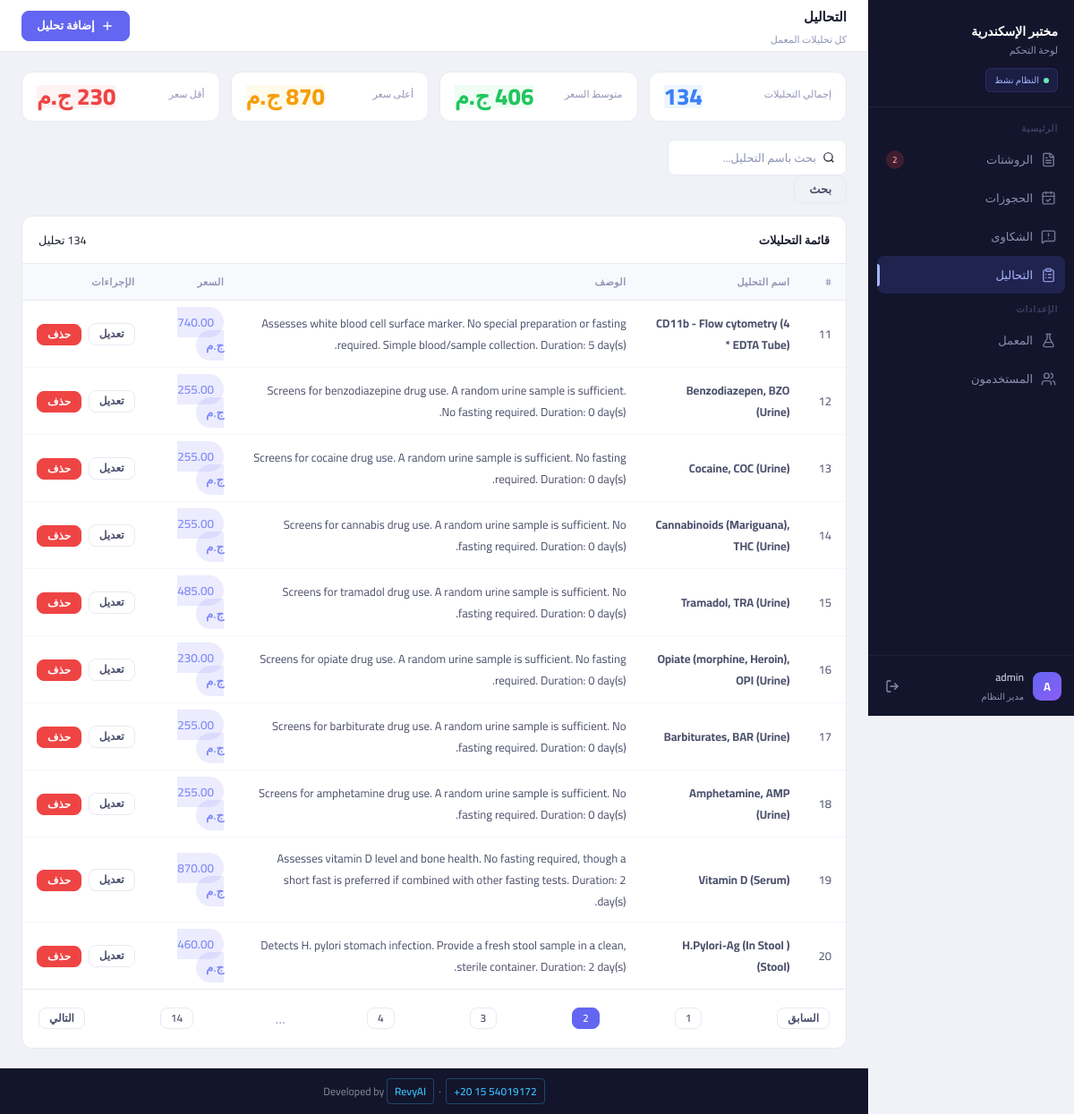
The app's page /services?page=2 (signed in) with its own data.
### models/models.py (models this page shows)
class User(db.Model, UserMixin):
    __tablename__ = "users"
    id = db.Column(db.Integer, primary_key=True)
    username = db.Column(db.String(50), unique=True, nullable=False)
    password = db.Column(db.String(50), nullable=False)

class Service(db.Model):
    __tablename__ = 'services'
    id = db.Column(db.Integer, primary_key=True)
    laboratory_id = db.Column(db.Integer, db.ForeignKey('laboratory.id'), nullable=False)
    name = db.Column(db.String(100), nullable=False)
    description = db.Column(db.String(200))
    price = db.Column(db.Float, nullable=False)

### app.py (the view, shortened to what this page needs)
@app.route('/services')
@login_required
def list_services():
    page = request.args.get('page', 1, type=int)
    search = request.args.get('search', '').strip() or None
    pagination, msg = ServiceService.get_all_services(
        page=page,
        per_page=10,
        search=search
    )
    return render_template(
        'services/list.html',
        services=pagination.items,
        pagination=pagination,
        search=search
    )

### app.py (called while the page is built)
@login_manager.user_loader
def load_user(user_id):
    return db.session.get(User, int(user_id))

@app.context_processor
def inject_globals():
    from models.models import Inquiry, Status
    try:
        pending_count = Inquiry.query.filter_by(status=Status.PENDING).count()
    except Exception:
        pending_count = 0
    return dict(pending_inquiries_count=pending_count)

### software_services/service_services.py (called while the page is built)
    @staticmethod
    def get_all_services(page=1, per_page=10, search=None):
        try:
            query = Service.query
            if search:
                 query = query.filter(Service.name.ilike(f"%{search}%"))
            pagination = query.order_by(Service.id.desc()).paginate(
               page=page,
               per_page=per_page,
               error_out=False
            )
            return pagination, "Success"
        except Exception as e:
            return None, str(e)

### templates/services/list.html (shortened to what this page needs)
{% extends 'base.html' %}
{% block topbar_title %}التحاليل{% endblock %}
{% block topbar_sub %}كل تحليلات المعمل{% endblock %}
{% block topbar_actions %}
  <a href="{{ url_for('create_service') }}" class="btn btn-primary">
    <svg width="16" height="16" fill="none" stroke="currentColor" stroke-width="2" viewBox="0 0 24 24">
      <path d="M12 5v14M5 12h14"/>
    </svg>
    إضافة تحليل
  </a>
{% endblock %}
{% block content %}
<div class="stats-grid">
  <div class="stat-card">
    <div class="stat-label">إجمالي التحليلات</div>
    <div class="stat-value si-blue">{{ pagination.total }}</div>
  </div>
  <div class="stat-card">
    <div class="stat-label">متوسط السعر</div>
    <div class="stat-value si-green">
      {% if services %}
        {{ "%.0f"|format(services|map(attribute='price')|sum / services|length) }} ج.م
      {% else %}
        0 ج.م
      {% endif %}
    </div>
  </div>
  <div class="stat-card">
    <div class="stat-label">أعلى سعر</div>
    <div class="stat-value si-amber">
      {% if services %}
        {{ "%.0f"|format(services|map(attribute='price')|max) }} ج.م
      {% else %}
        0 ج.م
      {% endif %}
    </div>
  </div>
  <div class="stat-card">
    <div class="stat-label">أقل سعر</div>
    <div class="stat-value si-red">
      {% if services %}
        {{ "%.0f"|format(services|map(attribute='price')|min) }} ج.م
      {% else %}
        0 ج.م
      {% endif %}
    </div>
  </div>
</div>
<div class="toolbar">
  <form method="GET" action="{{ url_for('list_services') }}" class="toolbar-left">
    <div class="search-box">
      <svg width="16" height="16" fill="none" stroke="currentColor" stroke-width="2" viewBox="0 0 24 24">
        <circle cx="11" cy="11" r="8"/><path d="m21 21-4.35-4.35"/>
      </svg>
      <input
        type="text"
        name="search"
        placeholder="بحث باسم التحليل..."
        value="{{ search or '' }}"
        class="search-input"
      >
    </div>
    <button type="submit" class="btn btn-ghost">بحث</button>
  </form>
</div>
<div class="card">
  <div class="card-header">
    <span class="card-title">قائمة التحليلات</span>
    <span class="text-muted" style="font-size:.85rem;">{{ pagination.total }} تحليل</span>
  </div>
  <div class="table-wrapper">
    <table class="table">
      <thead>
        <tr>
          <th>#</th>
          <th>اسم التحليل</th>
          <th>الوصف</th>
          <th>السعر</th>
          <th>الإجراءات</th>
        </tr>
      </thead>
      <tbody>
        {% for service in services %}
        <tr>
          <td>{{ loop.index + (pagination.page - 1) * pagination.per_page }}</td>
          <td><strong>{{ service.name }}</strong></td>
          <td class="text-muted">{{ service.description or '—' }}</td>
          <td>
            <span style="
              background: rgba(99,102,241,.12);
              color: #818cf8;
              padding: .25rem .75rem;
              border-radius: 999px;
              font-weight: 600;
              font-size: .9rem;
            ">{{ "%.2f"|format(service.price) }} ج.م</span>
          </td>
          <td>
            <div style="display:flex;gap:.5rem;">
              <a href="{{ url_for('edit_service', service_id=service.id) }}" class="btn btn-ghost btn-sm">تعديل</a>
              <form method="POST" action="{{ url_for('delete_service', service_id=service.id) }}"
                    onsubmit="return confirm('هل أنت متأكد من حذف هذه الخدمة؟')">
                <button type="submit" class="btn btn-danger btn-sm">حذف</button>
              </form>
            </div>
          </td>
        </tr>
        {% endfor %}
      </tbody>
    </table>
  </div>
  {% if pagination.pages > 1 %}
  <div class="pagination">
    {% if pagination.has_prev %}
      <a href="{{ url_for('list_services', page=pagination.prev_num, search=search) }}" class="btn btn-ghost btn-sm">السابق</a>
    {% endif %}
    {% for p in pagination.iter_pages(left_edge=1, right_edge=1, left_current=2, right_current=2) %}
      {% if p %}
        <a href="{{ url_for('list_services', page=p, search=search) }}"
           class="btn btn-sm {% if p == pagination.page %}btn-primary{% else %}btn-ghost{% endif %}">{{ p }}</a>
      {% else %}
        <span style="padding:.25rem .5rem;color:var(--text-muted);">…</span>
      {% endif %}
    {% endfor %}
    {% if pagination.has_next %}
      <a href="{{ url_for('list_services', page=pagination.next_num, search=search) }}" class="btn btn-ghost btn-sm">التالي</a>
    {% endif %}
  </div>
  {% endif %}
</div>
{% endblock %}

### templates/base.html (shortened to what this page needs)
<!DOCTYPE html>
<html lang="ar" dir="rtl">
<head>
  <link rel="stylesheet" href="{{ url_for('static', filename='css/style.css') }}">
</head>
<body>
<aside class="sidebar" id="sidebar">
  <div class="sidebar-logo">
    <div class="lab-name">مختبر الإسكندرية</div>
    <div class="lab-sub">لوحة التحكم</div>
    <div class="sidebar-status">النظام نشط</div>
  </div>
  <div class="nav-section">
    <p class="nav-section-label">الرئيسية</p>
    <a href="{{ url_for('list_inquiries') }}"
       class="nav-item {% if request.endpoint == 'list_inquiries' %}active{% endif %}">
      <i data-lucide="file-text" class="nav-icon"></i>
      الروشتات
      {% if pending_inquiries_count and pending_inquiries_count > 0 %}
      <span class="nav-badge">{{ pending_inquiries_count }}</span>
      {% endif %}
    </a>
    <a href="{{ url_for('list_bookings') }}"
       class="nav-item {% if request.endpoint == 'list_bookings' %}active{% endif %}">
      <i data-lucide="calendar-check" class="nav-icon"></i>
      الحجوزات
    </a>
    <a href="{{ url_for('list_complaints') }}"
       class="nav-item {% if request.endpoint == 'list_complaints' %}active{% endif %}">
      <i data-lucide="message-square-warning" class="nav-icon"></i>
      الشكاوى
    </a>
    <a href="{{ url_for('list_services') }}"
       class="nav-item {% if request.endpoint in ['list_services','create_service','edit_service'] %}active{% endif %}">
      <i data-lucide="clipboard-list" class="nav-icon"></i>
      التحاليل
    </a>
    <p class="nav-section-label">الإعدادات</p>
    <a href="{{ url_for('laboratory_settings') }}"
       class="nav-item {% if request.endpoint == 'laboratory_settings' %}active{% endif %}">
      <i data-lucide="flask-conical" class="nav-icon"></i>
      المعمل
    </a>
    <a href="{{ url_for('users') }}"
       class="nav-item {% if request.endpoint in ['users','create_user','edit_user'] %}active{% endif %}">
      <i data-lucide="users" class="nav-icon"></i>
      المستخدمون
    </a>
  </div>
  <div class="sidebar-footer">
    <div class="sidebar-user">
      <div class="avatar">{{ current_user.username[0]|upper }}</div>
      <div class="user-info">
        <div class="user-name">{{ current_user.username }}</div>
        <div class="user-role">مدير النظام</div>
      </div>
      <a href="{{ url_for('logout') }}" class="logout-btn" title="تسجيل الخروج">
        <i data-lucide="log-out" style="width:16px;height:16px;"></i>
      </a>
    </div>
  </div>
</aside>
<div class="main-wrapper">
  <div class="topbar">
    <div class="topbar-left">
      <div class="topbar-title">{% block topbar_title %}{% endblock %}</div>
      <div class="topbar-sub">{% block topbar_sub %}{% endblock %}</div>
    </div>
    <div class="topbar-actions">
      {% block topbar_actions %}{% endblock %}
    </div>
  </div>
  <main class="main-content">
    {% block content %}{% endblock %}
  </main>
  <div class="site-footer">
    Developed by
    <a href="https://revyai.tech" target="_blank">RevyAI</a>
    &nbsp;·&nbsp;
    <a href="https://wa.me/201554019172" target="_blank">+20 15 54019172</a>
  </div>
</div>
</body>
</html>

### records on screen
User: username "A", username "admin"
Service: name "CD11b - Flow cytometry (4 * EDTA Tube)", description "Assesses white blood cell surface marker. No special preparation or fasting required. Simple blood/sample collection. Duration: 5 day(s).", price "740.00"
Service: name "Benzodiazepen, BZO (Urine)", description "Screens for benzodiazepine drug use. A random urine sample is sufficient. No fasting required. Duration: 0 day(s).", price "255.00"
Service: name "Cocaine, COC (Urine)", description "Screens for cocaine drug use. A random urine sample is sufficient. No fasting required. Duration: 0 day(s).", price "255.00"
Service: name "Cannabinoids (Mariguana), THC (Urine)", description "Screens for cannabis drug use. A random urine sample is sufficient. No fasting required. Duration: 0 day(s).", price "255.00"
Service: name "Tramadol, TRA (Urine)", description "Screens for tramadol drug use. A random urine sample is sufficient. No fasting required. Duration: 0 day(s).", price "485.00"
Service: name "Opiate (morphine, Heroin), OPI (Urine)", description "Screens for opiate drug use. A random urine sample is sufficient. No fasting required. Duration: 0 day(s).", price "230.00"
Service: name "Barbiturates, BAR (Urine)", description "Screens for barbiturate drug use. A random urine sample is sufficient. No fasting required. Duration: 0 day(s).", price "255.00"
Service: name "Amphetamine, AMP (Urine)", description "Screens for amphetamine drug use. A random urine sample is sufficient. No fasting required. Duration: 0 day(s).", price "255.00"
Service: name "Vitamin D (Serum)", description "Assesses vitamin D level and bone health. No fasting required, though a short fast is preferred if combined with other fasting tests. Duration: 2 day(s).", price "870.00"
Service: name "H.Pylori-Ag (In Stool ) (Stool)", description "Detects H. pylori stomach infection. Provide a fresh stool sample in a clean, sterile container. Duration: 2 day(s).", price "460.00"

### other values on screen
{{ pending_inquiries_count }} "2"
{{ pagination.total }} "134"
{{ "%.0f"|format(services|map(attribute='price')|sum / services|length) }} "406"
{{ "%.0f"|format(services|map(attribute='price')|max) }} "870"
{{ "%.0f"|format(services|map(attribute='price')|min) }} "230"
{{ p }} "1" "2" "3" "4" "14"
